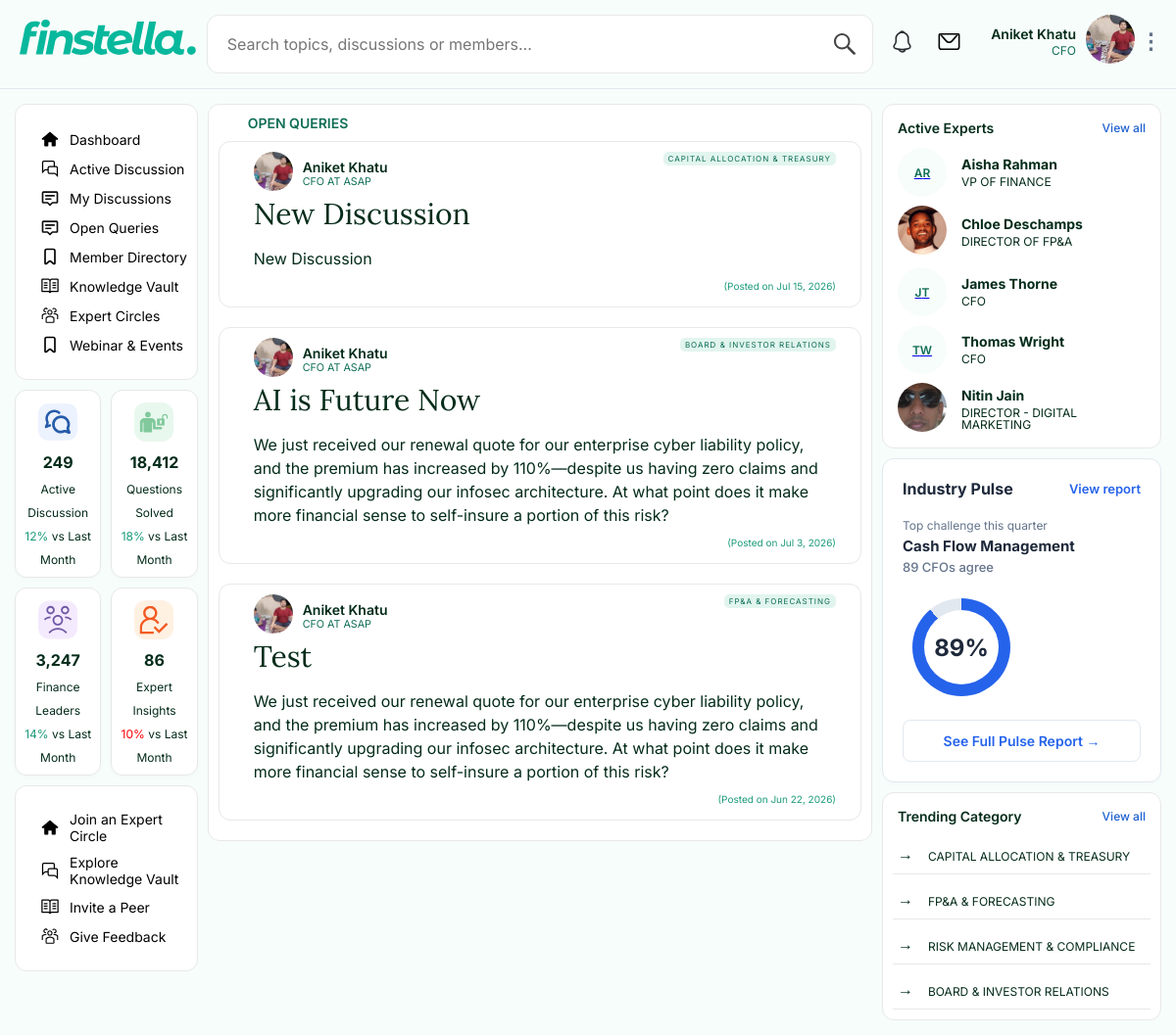
The page /open_queries/ (signed in) on the database its author committed.
### forum/models.py (models this page shows, shortened)
class CustomUser(AbstractUser):
    title = models.CharField(max_length=100, blank=True, null=True, help_text="e.g. CFO, Finance Director")
    company= models.CharField(max_length=150,blank=True,null=True)
    linkedin_url=models.CharField(max_length=200, blank=True, null=True)
    is_active_subscriber = models.BooleanField(default=False)
    profile_picture = models.ImageField(upload_to='avatars/', null=True, blank=True)
    about = models.TextField(null=True, blank=True, help_text='A Brief executive bio.')

class Thread(models.Model):
    title = models.CharField(max_length=255)
    content=models.TextField(default="No content provided")
    category = models.ForeignKey(Category, on_delete=models.CASCADE, related_name='threads')
    author = models.ForeignKey(CustomUser, on_delete=models.CASCADE, related_name='threads')
    created_at = models.DateTimeField(auto_now_add=True)
    upvotes = models.IntegerField(default=0)
    is_pinned = models.BooleanField(default=False)

class Category(models.Model):
    name = models.CharField(max_length=50)
    slug = models.SlugField(unique=True)
    def __str__(self):
        return self.name
    class Meta:
        verbose_name_plural = "Categories"

### forum/views.py (the view)
# urls.py: path('open_queries/',all_new_discussion_view,name="open_queries"),
@login_required
def all_new_discussion_view(request):
    threads_all = Thread.objects.select_related('author','category').filter(replies__isnull=True).order_by('-created_at')
    paginator = Paginator(threads_all, 5)
    page_number = request.GET.get('page')
    threads = paginator.get_page(page_number)
    categories = Category.objects.all()
    members = CustomUser.objects.filter(is_active=True, is_superuser=False).order_by('first_name')[:5]
    context={
        'threads':threads,
        'categories':categories,
        'members':members,
        'page_number':page_number,
    }
    return render(request,'all_new_discussion.html',context)

### templates/all_new_discussion.html (shortened to what this page needs)
{% extends "layout.html" %}
{%load static%}
{% block maincontent %}
          <div class="active-discussion-box">
            <div class="active-discussion-title">
                <h4>Open Queries</h4>
            </div>
           {% for thread in threads  %}
           <article>
                    <div class="thread">
                    <div class="thred-details">
                    <div class="author-thred">
                    <div class="author-details">
                        <div class="author-icon">
                         <a href={%url 'member_profile'  thread.author.id %}>
                        {% if thread.author.profile_picture %}
                            <img src="{{ thread.author.profile_picture.url }}" alt="{{ thread.author.first_name }}">
                            {% else %}
                        <div class="initial">
                            {{ thread.author.first_name|first }}{{ thread.author.last_name|first }}
                        </div>
                            {% endif %}
                        </div>
                        <div class="author-name">
                            <h4>{{thread.author.first_name}} {{thread.author.last_name}}</h4>
                            <h6>{{ thread.author.title }} at {{ thread.author.company }}</h6>
                        </div>
                    </div>
                    <a href="{% url 'thread_detail' thread.id %}" style="text-decoration: none; color: inherit; display: block;">
                    <div class="thread-cateogory">
                    <h5> {{thread.category}} </h5>
                    </div>
                    </div>
                    <h2>{{thread.title}}</h2>
                    <p>{{thread.content}}</p>
                    </div>
                </div>
                <div class="thread-belongs" style="color: #199A7A ;">
                    <div class="time-ago">
                    <h5>(Posted on {{ thread.created_at|date:"M j, Y"}})</h5>
                    </div>
                </div>
           </article>
           {% endfor %}
          </div>
{% endblock %}

### templates/layout.html (shortened to what this page needs)
{% load static %}
<!DOCTYPE html>
<html lang="en">
<head>
    <link rel="stylesheet" href="{% static 'css/dashboard.css' %}">
    <link rel="stylesheet" href="{% static 'css/style.css' %}">
    <link rel="stylesheet" href="{% static 'css/thread-details.css'%}">
     <link
      rel="stylesheet"
      href="https://cdnjs.cloudflare.com/ajax/libs/font-awesome/6.0.0/css/all.min.css"
    />
</head>
<body>
<header>
        <div class="header">
            <div class="logo">
                <a href={% url 'dashboard'%}>
                <img src="{% static 'icons/finstella.svg' %}" alt="">
            </div>
            <div class="search">
                <input type="search" name="search" id="search" placeholder="Search topics, discussions or members...">
                <img src="{% static 'icons/search.svg' %}" class="search-icon" alt="">
            </div>
<div class="notify-profile">
    <div class="notification">
        <img src="{% static 'icons/notification-bell.svg' %}" alt="Notifications">
    </div>
    <div class="message">
        <img src="{% static 'icons/mail.svg' %}" alt="Messages">
    </div>
    <div class="profile" onclick="toggleProfileMenu(event)">
        <div class="profile-text">
            <p>
            <span class="user-name">{{ request.user.first_name }} {{ request.user.last_name }}</span>
            <br>
            <span class="user-title">{{ request.user.title }}</span>
            </p>
        </div>
        <div class="profile-icon">
            {% if request.user.profile_picture %}
                <img src="{{ request.user.profile_picture.url }}" alt="{{ request.user.first_name }}">
            {% else %}
                <div class="expert-initial">
                    {{ request.user.first_name|first }}{{ request.user.last_name|first }}
                </div>
            {% endif %}
        </div>
        <div class="dots-icon">⋮</div>
    </div>
</div>
</div>
</header>
    <main class="main-container">
       <aside class="left-sidebar">
            <nav class="menu-list">
                <a href={%url 'dashboard'%} class="menu">
                    <img src={%static 'icons/home.svg'%} alt="">
                    Dashboard
                </a>
                <a href={%url 'active_discussion'%} class="menu">
                    <img src={%static 'icons/conversation.svg'%} alt="">
                    Active Discussion
                </a>
                <a href={% url "my_discussion"%} class="menu">
                    <img src={%static 'icons/mydiscussion.svg'%} alt="">
                    My Discussions
                </a>
                <a href={% url "open_queries"%} class="menu">
                    <img src={%static 'icons/mydiscussion.svg'%} alt="">
                    Open Queries
                </a>
                <a href={%url 'member_directory'%} class="menu">
                    <img src={%static 'icons/bookmark.svg'%} alt="">
                    Member Directory
                </a>
                <a href="#" class="menu">
                    <img src={%static 'icons/Knowledge.svg'%} alt="">
                    Knowledge Vault
                </a>
                <a href="#" class="menu">
                    <img src={%static 'icons/expertcircle.svg'%} alt="">
                    Expert Circles
                </a>
                <a href="#" class="menu">
                    <img src={%static 'icons/bookmark.svg'%} alt="">
                    Webinar & Events
                </a>
            </nav>
            <div class="forum-dashboard">
                <div class="dashboard-card">
                    <img src={%static 'icons/active discussion icon 1.svg'%} alt="" class="icon1">
                    <h1>249</h1>
                    <h5>Active Discussion</h5>
                    <h6><span class="high-light">12%</span> vs Last Month</h6>
                </div>
                <div class="dashboard-card">
                    <img src={%static 'icons/questions solved 2.svg'%} alt="" class="icon2">
                    <h1>18,412</h1>
                    <h5>Questions Solved</h5>
                    <h6><span class="high-light">18%</span> vs Last Month</h6>
                </div>
                <div class="dashboard-card">
                   <img src={%static 'icons/finance leaders icon 3.svg'%} alt="" class="icon3">
                    <h1>3,247</h1>
                    <h5>Finance Leaders</h5>
                    <h6><span class="high-light">14%</span> vs Last Month</h6>
                </div>
                <div class="dashboard-card">
                     <img src={%static 'icons/expert insights icon 4.svg'%} alt="" class="icon4">
                    <h1>86</h1>
                    <h5>Expert Insights</h5>
                    <h6><span class="high-light-low">10%</span> vs Last Month</h6>
                </div>
            </div>
            <nav class="menu-list">
                <a href="#" class="menu">
                    <img src={%static 'icons/home.svg'%} alt="">
                    Join an Expert Circle
                </a>
                <a href="#" class="menu">
                    <img src={%static 'icons/conversation.svg'%} alt="">
                    Explore Knowledge Vault
                </a>
                <a href="#" class="menu">
                    <img src={%static 'icons/Knowledge.svg'%} alt="">
                    Invite a Peer
                </a>
                <a href="#" class="menu">
                    <img src={%static 'icons/expertcircle.svg'%} alt="">
                    Give Feedback
                </a>
            </nav>
       </aside>
         <section class="main-content">
         {% block maincontent %}
         {% endblock %}
         </section>
        <aside class="right-sidebar">
          <div class="active-expert-box">
            <div class="active-title">
              <h4>Active Experts</h4>
              <a href="{% url 'member_directory' %}">View all</a>
            </div>
             {% for member in members%}
            <div class="active-expert">
                  <div class="expert-icon">
                     <a href={%url 'member_profile'  member.id %}>
                    {% if member.profile_picture%}
                    <img src="{{ member.profile_picture.url }}" alt={{ member.first_name }}>
                    {% else %}
                    <div class="expert-initial">
                        {{ member.first_name|first }}{{ member.last_name|first }}
                    </div>
                    {% endif%}
                      </div>
                  <div class="expert-text">
                  <h5>
                  {{ member.first_name }} {{ member.last_name }}
                  </h5>
                  <p>{{ member.title }}</p>
                  </div>
                  </div>
                 {%endfor%}
          </div>
            <div class="pulse-card">
                <div class="pulse-header">
                    <h3>Industry Pulse</h3>
                    <a href="#">View report</a>
                </div>
                <div class="pulse-subtitle">Top challenge this quarter</div>
                <div class="pulse-challenge">Cash Flow Management</div>
                <div class="pulse-agree">89 CFOs agree</div>
                <div class="progress-ring-container">
                    <div class="progress-ring">
                        <span class="progress-value">89%</span>
                    </div>
                </div>
                <a href="#" class="pulse-action-btn">See Full Pulse Report &rarr;</a>
            </div>
          <div class="active-expert-box">
            <div class="active-title">
              <h4>Trending Category</h4>
              <a href="#">View all</a>
            </div>
             {% for category in categories%}
            <div class="category-list"  style:"border:none">
                  <div class="expert-text">
                  <P>
                   {{category.name }}
                  </P>
                  </div>
                  </div>
                 {%endfor%}
          </div>
        </aside>
    </main>
</body>
</html>

### static/css/style.css (style rules this page uses)
* { box-sizing:border-box;margin:0;padding:0 }
html { scroll-behavior:smooth }
body { font-family:'Syne',sans-serif;background:#f7fdfb;color:#042c1a;overflow-x:hidden }
:root { --bg:white; --border:#c8e8d8; --border-light:#e1f5ee; --pale:#E1F5EE; --mint:#9FE1CB; --teal:#1D9E75; --mid:#0F6E56; --deep:#042c1a; --muted:#527568; --sub:#8eada4; --gold:#BA7517; --gold-light:#f5e6c4; }

### rows shown on the page
CustomUser: user.first_name "Aniket", user.last_name "Khatu", user "CFO", user.profile_picture (picture)
Thread: author.profile_picture (picture), author.first_name "Aniket", author.last_name "Khatu", author "CFO", author.company "ASAP", category "CAPITAL ALLOCATION & TREASURY", title "New Discussion", content "New Discussion", created_at "Jul 15, 2026"
Thread: author.profile_picture (picture), author.first_name "Aniket", author.last_name "Khatu", author "CFO", author.company "ASAP", category "BOARD & INVESTOR RELATIONS", title "AI is Future Now", content "We just received our renewal quote for our enterprise cyber liability policy, and the premium has increased by 110%—despite us having zero claims and significantly upgrading our infosec architecture. At what point does it make more financial sense to self-insure a portion of this risk?", created_at "Jul 3, 2026"
Thread: author.profile_picture (picture), author.first_name "Aniket", author.last_name "Khatu", author "CFO", author.company "ASAP", category "FP&A & FORECASTING", title "Test", content "We just received our renewal quote for our enterprise cyber liability policy, and the premium has increased by 110%—despite us having zero claims and significantly upgrading our infosec architecture. At what point does it make more financial sense to self-insure a portion of this risk?", created_at "Jun 22, 2026"
CustomUser: first_name|first "A", last_name|first "R", first_name "Aisha", last_name "Rahman", title "VP OF FINANCE"
CustomUser: profile_picture (picture), first_name "Chloe", last_name "Deschamps", title "DIRECTOR OF FP&A"
CustomUser: first_name|first "J", last_name|first "T", first_name "James", last_name "Thorne", title "CFO"
CustomUser: first_name|first "T", last_name|first "W", first_name "Thomas", last_name "Wright", title "CFO"
CustomUser: profile_picture (picture), first_name "Nitin", last_name "Jain", title "DIRECTOR - DIGITAL MARKETING"
Category: name "CAPITAL ALLOCATION & TREASURY"
Category: name "FP&A & FORECASTING"
Category: name "RISK MANAGEMENT & COMPLIANCE"
Category: name "BOARD & INVESTOR RELATIONS"
